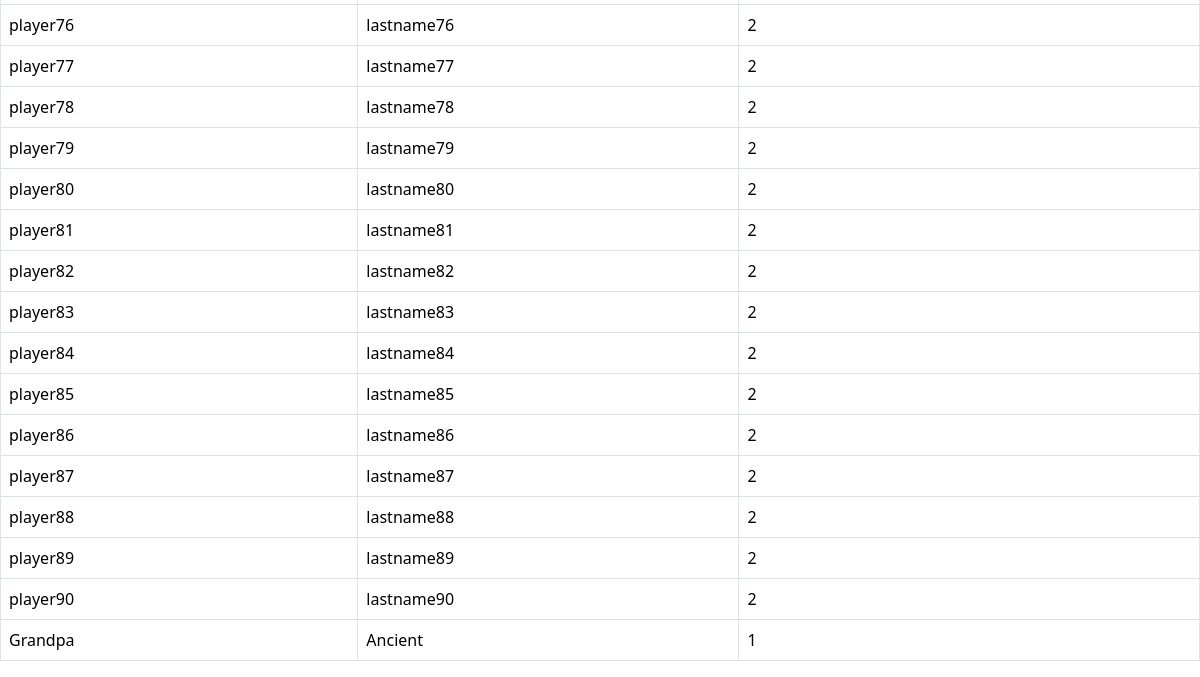
The app's page /Q3.html (lower part), older data.
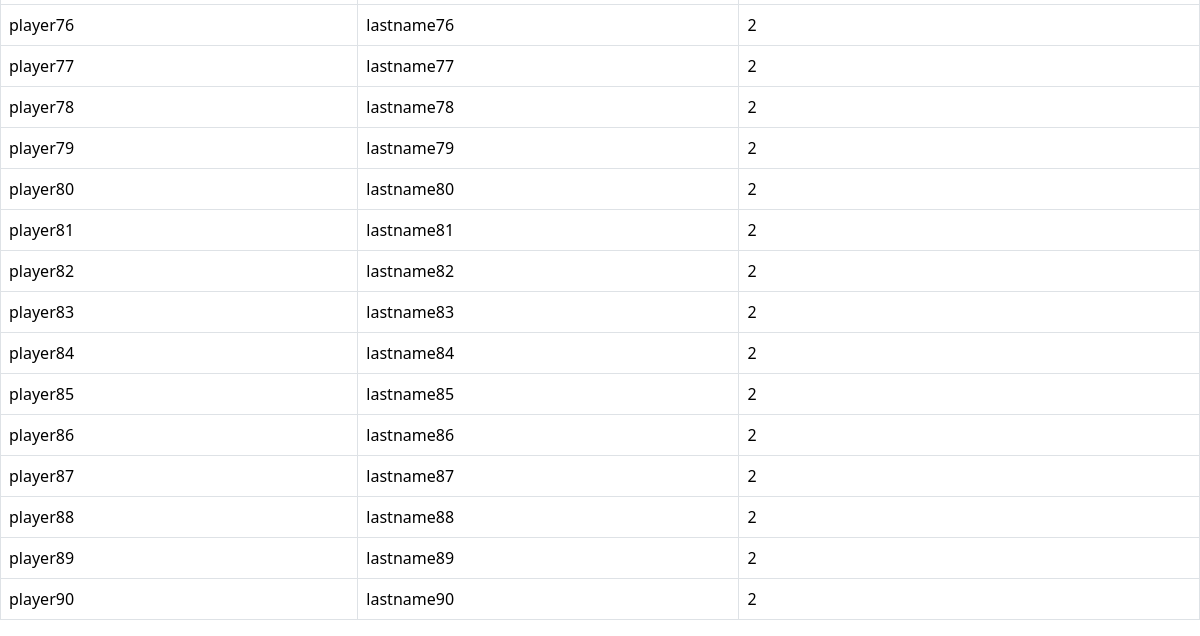
The same page, newer data.
### tables this page shows
CREATE TABLE players (
    p_player_key decimal(3,0) not null,
    p_player_firstname varchar(25) not null,
    p_player_lastname varchar(25) not null,
    p_player_age decimal(3,0) not null
);

### flask_app.py (the view)
@app.route('/Q3.html')
def index_Q3():
    conn = get_conn(db)
    cursor = conn.cursor()
    sql_file_path = 'sql/Queries/query4.sql'
    execute_query_from_file(sql_file_path, cursor)
    results = cursor.fetchall()
    close_conn(conn)
    return render_template('Q3.html', results=results)

### flask_app.py (called while the page is built)
def get_conn(_db):
    conn = None
    try:
        conn = sqlite3.connect(_db)
    except Error as e:
        print(e)
    return conn

def close_conn(_conn):
    try:
        _conn.close()
    except Error as e:
        print(e)
    return

def execute_query_from_file(file_path, cursor):
    with open(file_path, 'r') as file:
        sql_query = file.read()
        cursor.execute(sql_query)

### templates/Q3.html (shortened to what this page needs)
<!DOCTYPE html>
<html>
    <head>
        <link href="https://cdn.jsdelivr.net/npm/bootstrap@5.3.2/dist/css/bootstrap.min.css" rel="stylesheet">
        <link href="{{url_for('static', filename='assets/css/custom.css')}}" rel="stylesheet">
    </head>
    <body>
    <div class="table-responsive" id="results">
        <table class="table table-bordered">
            {%for column in results%}
                <tr>
                    <td>{{column[0]}}</td>
                    <td>{{column[1]}}</td>
                    <td>{{column[2]}}</td>
                </tr>
            {%endfor%}
        </table>
    </div>
    </body>
</html>

Row changes from the older to the newer data that the page shows:
removed players: p_player_firstname "Grandpa", p_player_lastname "Ancient", column "1"
